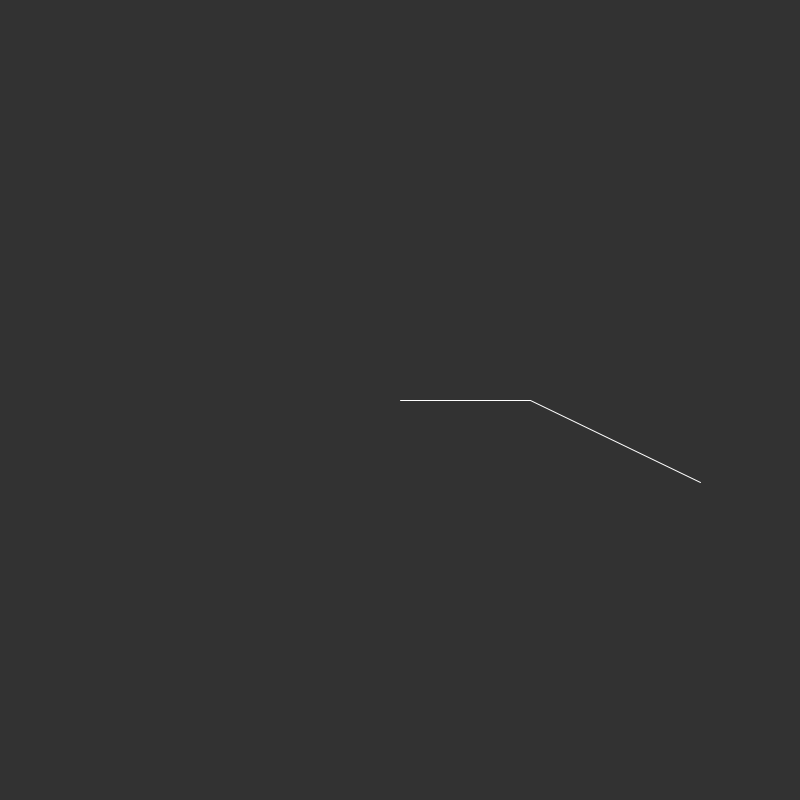
Frame 1 (no input)
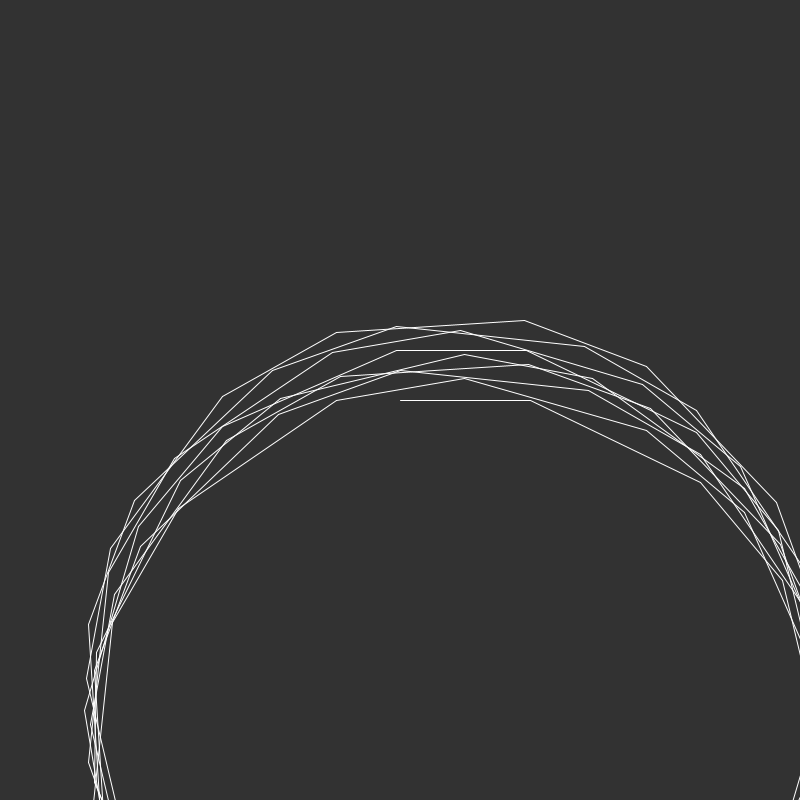
Frame 60 (the mouse pressed at the canvas centre just before this capture)
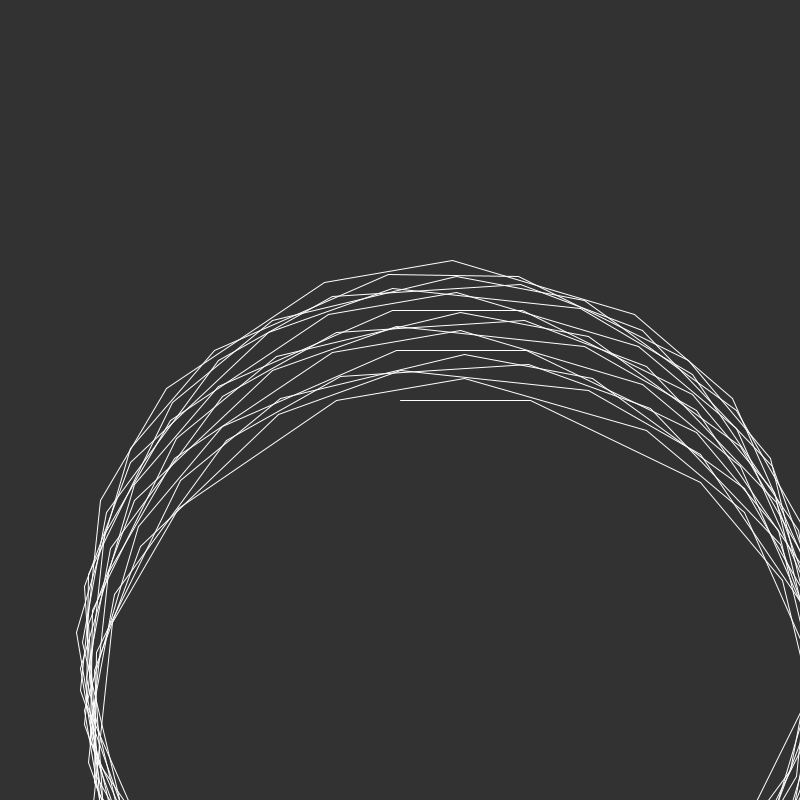
Frame 120 (the mouse held since frame 60 and released just before this capture)

The Processing sketch that drew these frames (run headless with seeded random() and noise(); from frame 60 on, the mouse is pressed at the canvas centre):

// Processing sketch: Pattern_Thing
// ── Pattern_Thing.pde
int[] rule1 = {30,60,30,90,30,50};
float[] rule2 = {round(random(0,100)),round(random(0,100)),round(random(0,100)),round(random(0,100))};
float zoom = 0.5;
int[] xy = {0,0};
IntList draws;
boolean backtostart = false;
int repetitions = 0;
int angledeg = 0;
float angle = 0;
void patternUnit(float[] rl, int x, int y){
  for(int i = 0; i < rl.length/2; i++){
    x+=(rl[2*i]*cos(angle));
    y+=(rl[2*i]*sin(angle));
    angledeg+=rl[2*i+1];
    angle = angledeg*2*PI/360;
    draws.append(x);
    draws.append(y);
  }
}
void drawgrid(){
  background(50);
  stroke(255);
  strokeWeight(1);
  for(int i = 0; i < (draws.size()-2)/2; i++){
    line(xy[0]+(draws.get(2*i)*1/zoom)+400,xy[1]+(draws.get((2*i)+1)*1/zoom)+400,xy[0]+(draws.get((2*i)+2)*1/zoom)+400,xy[1]+(draws.get((2*i)+3)*1/zoom)+400);
  }
}
void setup(){
  frameRate(1000);
  draws = new IntList();
  draws.append(0);
  draws.append(0);
  size(800,800);
}
void draw(){
  if(backtostart == false){
    patternUnit(rule2, draws.get(draws.size()-2),draws.get(draws.size()-1));
    repetitions+=1;
    if(draws.get(draws.size()-1) == draws.get(1) && draws.get(draws.size()-2) == draws.get(0)){
      backtostart = true;
    }
  }
  drawgrid();
  if(backtostart == true){
    text("It Took "+repetitions+" Repetitions To Return To The Original Position.",400,300); 
  }
  if(keyPressed){
    if(key == '-'){
      zoom*=1.05;
      xy[0]/=1.05;
      xy[1]/=1.05;
    }
    if(key == '='){
      zoom/=1.05;
      xy[0]*=1.05;
      xy[1]*=1.05;
    }
    if(key == 'w'){
      xy[1] += 30;
    }
    if(key == 's'){
      xy[1] -= 30;
    }
    if(key == 'a'){
      xy[0] += 30;
    }
    if(key == 'd'){
      xy[0] -= 30;
    }
  }
}
